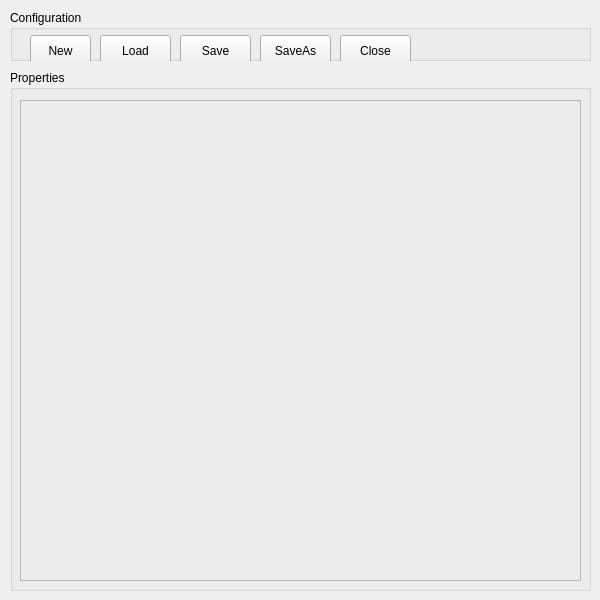
<?xml version="1.0" encoding="UTF-8"?>
<ui version="4.0">
 <class>FormConfiguration</class>
 <widget class="QWidget" name="FormConfiguration">
  <property name="windowModality">
   <enum>Qt::WindowModal</enum>
  </property>
  <property name="geometry">
   <rect>
    <x>0</x>
    <y>0</y>
    <width>600</width>
    <height>600</height>
   </rect>
  </property>
  <property name="sizePolicy">
   <sizepolicy hsizetype="Expanding" vsizetype="Expanding">
    <horstretch>0</horstretch>
    <verstretch>0</verstretch>
   </sizepolicy>
  </property>
  <property name="minimumSize">
   <size>
    <width>600</width>
    <height>600</height>
   </size>
  </property>
  <property name="maximumSize">
   <size>
    <width>600</width>
    <height>600</height>
   </size>
  </property>
  <property name="mouseTracking">
   <bool>false</bool>
  </property>
  <property name="windowTitle">
   <string>Configuration setup</string>
  </property>
  <widget class="QWidget" name="formLayoutWidget">
   <property name="geometry">
    <rect>
     <x>0</x>
     <y>0</y>
     <width>631</width>
     <height>601</height>
    </rect>
   </property>
   <layout class="QFormLayout" name="formLayout"/>
  </widget>
  <widget class="QGroupBox" name="groupBox">
   <property name="geometry">
    <rect>
     <x>10</x>
     <y>70</y>
     <width>581</width>
     <height>521</height>
    </rect>
   </property>
   <property name="title">
    <string>Properties</string>
   </property>
   <widget class="QFrame" name="frameBrowser">
    <property name="geometry">
     <rect>
      <x>10</x>
      <y>30</y>
      <width>561</width>
      <height>481</height>
     </rect>
    </property>
    <property name="frameShape">
     <enum>QFrame::StyledPanel</enum>
    </property>
    <property name="frameShadow">
     <enum>QFrame::Raised</enum>
    </property>
   </widget>
  </widget>
  <widget class="QGroupBox" name="groupBoxControls">
   <property name="geometry">
    <rect>
     <x>10</x>
     <y>10</y>
     <width>581</width>
     <height>51</height>
    </rect>
   </property>
   <property name="sizePolicy">
    <sizepolicy hsizetype="Preferred" vsizetype="Maximum">
     <horstretch>0</horstretch>
     <verstretch>0</verstretch>
    </sizepolicy>
   </property>
   <property name="title">
    <string>Configuration</string>
   </property>
   <widget class="QPushButton" name="pushButtonNew">
    <property name="geometry">
     <rect>
      <x>20</x>
      <y>25</y>
      <width>61</width>
      <height>32</height>
     </rect>
    </property>
    <property name="text">
     <string>New</string>
    </property>
   </widget>
   <widget class="QPushButton" name="pushButtonLoad">
    <property name="geometry">
     <rect>
      <x>90</x>
      <y>25</y>
      <width>71</width>
      <height>32</height>
     </rect>
    </property>
    <property name="text">
     <string>Load</string>
    </property>
   </widget>
   <widget class="QPushButton" name="pushButtonSave">
    <property name="geometry">
     <rect>
      <x>170</x>
      <y>25</y>
      <width>71</width>
      <height>32</height>
     </rect>
    </property>
    <property name="text">
     <string>Save</string>
    </property>
   </widget>
   <widget class="QPushButton" name="pushButtonSaveAs">
    <property name="geometry">
     <rect>
      <x>250</x>
      <y>25</y>
      <width>71</width>
      <height>32</height>
     </rect>
    </property>
    <property name="text">
     <string>SaveAs</string>
    </property>
   </widget>
   <widget class="QPushButton" name="pushButtonClose">
    <property name="geometry">
     <rect>
      <x>330</x>
      <y>25</y>
      <width>71</width>
      <height>32</height>
     </rect>
    </property>
    <property name="text">
     <string>Close</string>
    </property>
   </widget>
  </widget>
 </widget>
 <resources/>
 <connections>
  <connection>
   <sender>pushButtonClose</sender>
   <signal>clicked()</signal>
   <receiver>FormConfiguration</receiver>
   <slot>slotPressClose()</slot>
   <hints>
    <hint type="sourcelabel">
     <x>295</x>
     <y>50</y>
    </hint>
    <hint type="destinationlabel">
     <x>179</x>
     <y>259</y>
    </hint>
   </hints>
  </connection>
  <connection>
   <sender>pushButtonNew</sender>
   <signal>clicked()</signal>
   <receiver>FormConfiguration</receiver>
   <slot>slotPressNew()</slot>
   <hints>
    <hint type="sourcelabel">
     <x>60</x>
     <y>50</y>
    </hint>
    <hint type="destinationlabel">
     <x>299</x>
     <y>299</y>
    </hint>
   </hints>
  </connection>
  <connection>
   <sender>pushButtonLoad</sender>
   <signal>clicked()</signal>
   <receiver>FormConfiguration</receiver>
   <slot>slotPressLoad()</slot>
   <hints>
    <hint type="sourcelabel">
     <x>135</x>
     <y>50</y>
    </hint>
    <hint type="destinationlabel">
     <x>299</x>
     <y>299</y>
    </hint>
   </hints>
  </connection>
  <connection>
   <sender>pushButtonSave</sender>
   <signal>clicked()</signal>
   <receiver>FormConfiguration</receiver>
   <slot>slotPressSave()</slot>
   <hints>
    <hint type="sourcelabel">
     <x>215</x>
     <y>50</y>
    </hint>
    <hint type="destinationlabel">
     <x>299</x>
     <y>299</y>
    </hint>
   </hints>
  </connection>
  <connection>
   <sender>pushButtonSaveAs</sender>
   <signal>clicked()</signal>
   <receiver>FormConfiguration</receiver>
   <slot>slotPressSaveAs()</slot>
   <hints>
    <hint type="sourcelabel">
     <x>295</x>
     <y>50</y>
    </hint>
    <hint type="destinationlabel">
     <x>299</x>
     <y>299</y>
    </hint>
   </hints>
  </connection>
 </connections>
 <slots>
  <slot>slotCloseLauncher()</slot>
  <slot>window_loaded()</slot>
  <slot>slotPressNew()</slot>
  <slot>slotPressLoad()</slot>
  <slot>slotPressSave()</slot>
  <slot>slotPressSaveAs()</slot>
  <slot>slotPressClose()</slot>
 </slots>
</ui>
